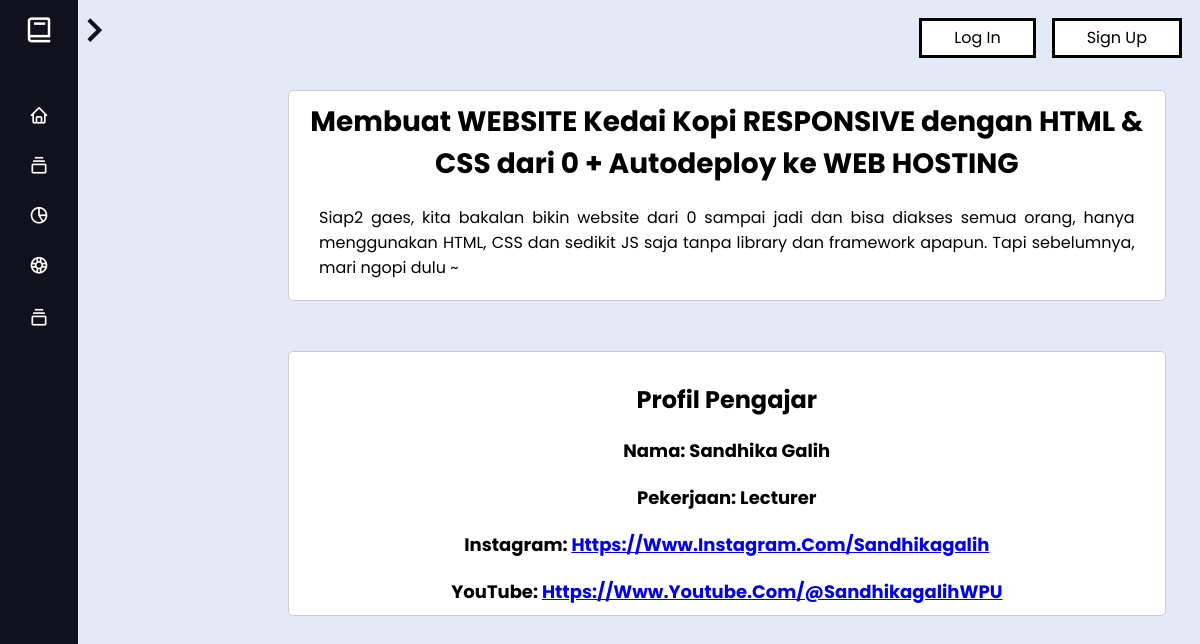
Screenshot of /php/materi/inside-materi.php?id=1 with the database file from the repository.
### tables this page shows
CREATE TABLE `materi` (
  `id_materi` int(11) NOT NULL,
  `title_materi` varchar(255) DEFAULT NULL,
  `description` text DEFAULT NULL,
  `link_video` varchar(255) DEFAULT NULL,
  `id_pengajar` int(11) DEFAULT NULL
);

CREATE TABLE `profilepengajar` (
  `id_pengajar` int(11) NOT NULL,
  `nama` varchar(255) DEFAULT NULL,
  `pekerjaan` varchar(255) DEFAULT NULL,
  `instagram` varchar(255) DEFAULT NULL,
  `youtube` varchar(255) DEFAULT NULL
);

### php/materi/inside-materi.php (the view, shortened to what this page needs)
<!DOCTYPE html>
<html lang="en">
<head>
    <link rel="stylesheet" href="../../css/main.css">
    <link rel="stylesheet" href="../../css/inside-materis.css">
    <link href='https://unpkg.com/boxicons@2.0.7/css/boxicons.min.css' rel='stylesheet'>
</head>
<body>
    <div class="sidebar close">
        <div class="logo-details">
            <i class='bx bx-book'></i>
        </div>
        <ul class="nav-links">
            <li>
                <a href="../home.php">
                    <i class='bx bx-home'></i>
                </a>
            </li>
            <li>
                <div class="iocn-link">
                    <a href="../forum/forum.php">
                        <i class='bx bx-collection'></i>
                    </a>
                </div>
            </li>
            <li>
                <a href="../timeline/timeline.php">
                    <i class='bx bx-pie-chart-alt-2'></i>
                </a>
            </li>
            <li>
                <a href="../materi/materi-list.php">
                    <i class='bx bx-buoy'></i>
                </a>
            </li>
            <li>
                <div class="iocn-link">
                    <a href="">
                        <i class='bx bx-collection'></i>
                    </a>
                </div>
            </li>
        </ul>
    </div>
    <section class="section">
        <div class="content">
            <i onclick="chonclick(this)" class='bx bx-chevron-right'></i>
            <div id="boxes">
                <?php
                include '../db/db-connect.php';
                if (isset($_GET['id'])) {
                    $materiId = $_GET['id'];
                    $sql = "SELECT m.*, p.nama, p.pekerjaan, p.instagram, p.youtube
        FROM Materi m
        INNER JOIN ProfilePengajar p ON m.id_pengajar = p.id_pengajar
        WHERE m.id_materi = $materiId";
                    $result = mysqli_query($conn, $sql);
                    if (mysqli_num_rows($result) > 0) {
                        $row = mysqli_fetch_assoc($result);
                        $title = $row['title_materi'];
                        $description = $row['description'];
                        $idPengajar = $row['id_pengajar'];
                        $sqlProfile = "SELECT nama, pekerjaan, instagram, youtube
               FROM ProfilePengajar
               WHERE id_pengajar = $idPengajar";
                        $resultProfile = mysqli_query($conn, $sqlProfile);
                        if (mysqli_num_rows($resultProfile) > 0) {
                            $rowProfile = mysqli_fetch_assoc($resultProfile);
                            $namaPengajar = $rowProfile['nama'];
                            $pekerjaan = $rowProfile['pekerjaan'];
                            $instagram = $rowProfile['instagram'];
                            $youtube = $rowProfile['youtube'];
                            echo "<div class='content-box'>";
                            echo "<h1>$title</h1>";
                            echo "<p>$description</p>";
                            echo "</div>";
                            echo "<div class='profile-box'>";
                            echo "<h2>Profil Pengajar</h2>";
                            echo "<p>Nama: $namaPengajar</p>";
                            echo "<p>Pekerjaan: $pekerjaan</p>";
                            echo "<p>Instagram: <a href='../new-page.php?url=$instagram' target='_blank'>$instagram</a></p>";
                            echo "<p>YouTube: <a href='../new-page.php?url=$youtube' target='_blank'>$youtube</a></p>";
                            echo "</div>";
                        } else {
                            echo "<p>Profil pengajar tidak ditemukan.</p>";
                        }
                    } else {
                        echo "<p>Materi tidak ditemukan.</p>";
                    }
                } else {
                    echo "<p>ID materi tidak valid.</p>";
                }
                ?>
            </div>
        </div>
    </section>
    <div class="container">
        <a href="../login.php" class="btn btn-login">Log In</a>
        <a href="../register.php" class="btn btn-register">Sign Up</a>
    </div>
</body>
</html>

### css/main.css (style rules this page uses)
* { margin: 0; padding: 0; box-sizing: border-box; font-family: "Poppins", sans-serif; }
.sidebar { position: fixed; top: 0; left: 0; height: 100%; width: 260px; background: #11101d; z-index: 10; transition: all 0.5s ease; }
.sidebar.close { width: 78px; }
.sidebar .logo-details { height: 60px; width: 100%; display: flex; align-items: center; }
.sidebar .logo-details i { font-size: 30px; color: #fff; height: 50px; min-width: 78px; text-align: center; line-height: 50px; }
.sidebar .nav-links { height: 100%; padding: 30px 0 150px 0; overflow: auto; }
.sidebar.close .nav-links { overflow: visible; }
.sidebar .nav-links li { position: relative; list-style: none; transition: all 0.4s ease; }
.sidebar .nav-links li .iocn-link { display: flex; align-items: center; justify-content: space-between; }
.sidebar.close .nav-links li .iocn-link { display: block; }
.sidebar .nav-links li i { height: 50px; min-width: 78px; text-align: center; line-height: 50px; color: #fff; font-size: 20px; cursor: pointer; transition: all 0.3s ease; }
.sidebar .nav-links li a { display: flex; align-items: center; text-decoration: none; }
.section { position: relative; background: #e4e9f7; left: 260px; transition: all 0.5s ease; width: 100%; min-height: 120vh; }
.sidebar.close ~ .section { left: 78px; width: calc(100% - 78px); }
.section .content { display: flex; align-items: center; }
.section .content .bx-chevron-right { height: 60px; }
.section .content .bx-chevron-right, .section .content .text { color: #11101d; font-size: 50px; position: fixed; top: 15px; z-index: 20; }
.section .content .bx-chevron-right { margin: -10px; cursor: pointer; position: fixed; }

### css/inside-materis.css (style rules this page uses)
#boxes { position: relative; display: flex; flex-wrap: wrap; margin: auto; margin-left: 200px; padding: 10px; top: 80px; width: 80%; z-index: 5; }
.content-box, .profile-box { position: relative; display: flex; flex-direction: column; justify-content: center; align-items: center; border: 1px solid black; padding: 10px; z-index: 9; width: 100%; background-color: #fff; border: 1px solid #ccc; border-radius: 5px; margin-bottom: 50px; }
.content-box h1 { text-align: center; font-weight: bold; font-size: 28px; margin-bottom: 10px; }
.content-box p { font-size: 16px; color: #000000; text-align: justify; word-wrap: break-word; margin: 10px 20px; }
.profile-box { align-items: center; }
.profile-box p { margin-top: 20px; }
.profile-box h2 { margin-top: 20px; }
.profile-box p { font-weight: bold; text-transform: capitalize; font-size: 18px; }
.btn-login, .btn-register { background: white; border: 3px solid; font: inherit; line-height: 0.1; margin: 0.5em; padding: 1em 2em; text-decoration: none; }
.container { display: flex; justify-content: flex-end; align-items: center; position: absolute; top: 10px; right: 10px; z-index: 9; }

### rows the page displays
materi: title_materi "Membuat WEBSITE Kedai Kopi RESPONSIVE dengan HTML & CSS dari 0 + Autodeploy ke WEB HOSTING", description "Siap2 gaes, kita bakalan bikin website dari 0 sampai jadi dan bisa diakses semua orang, hanya menggunakan HTML, CSS dan sedikit JS saja tanpa library dan framework apapun. Tapi sebelumnya, mari ngopi dulu ~"
profilepengajar: nama "Sandhika Galih", pekerjaan "Lecturer", instagram "Https://Www.instagram.com/Sandhikagalih", youtube "Https://Www.youtube.com/@sandhikagalihWPU"
